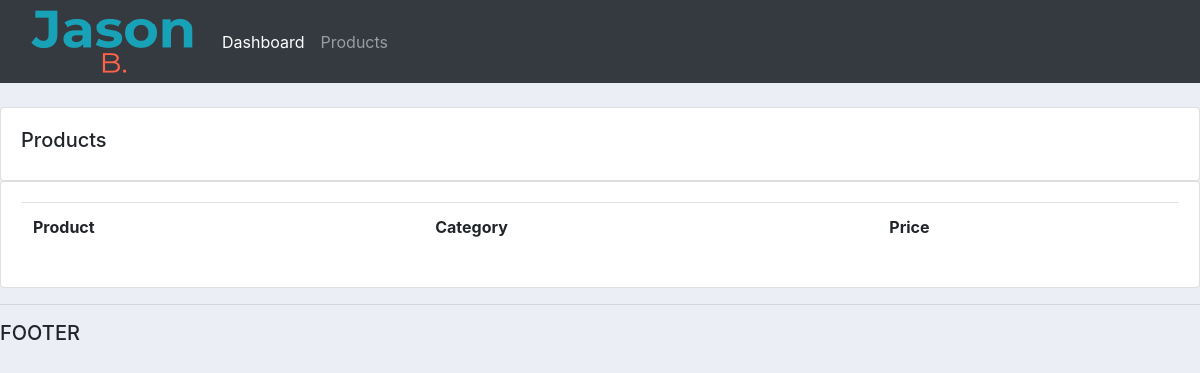
Page /accounts/products/ on the earlier database version.
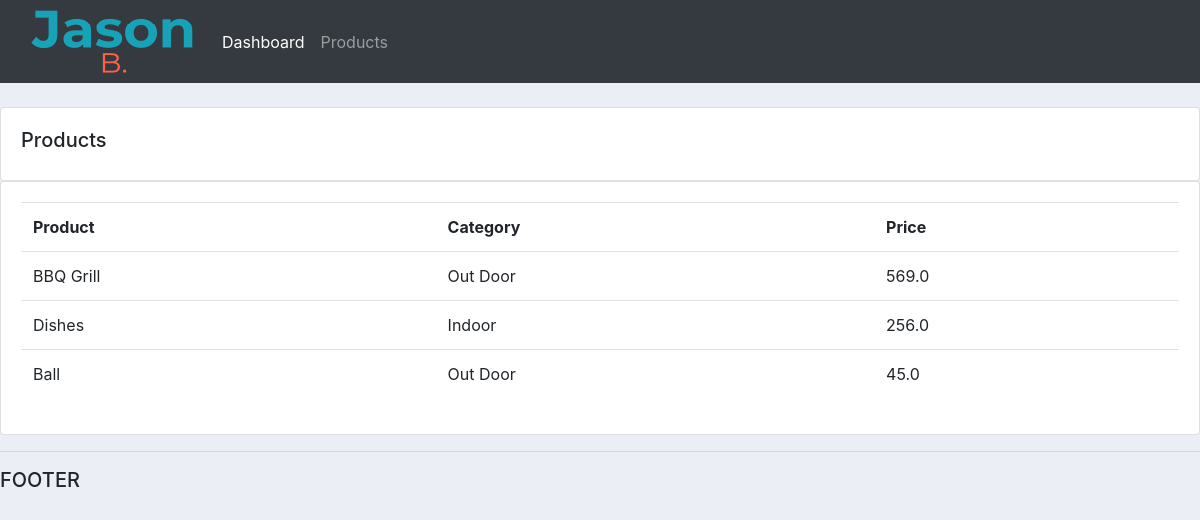
Same page on the later database version.
### accounts/models.py (models this page shows, shortened)
class Product(models.Model):
	CATEGORY = (
	 		('Indoor','Indoor'),
	 		('Out Door','Out Door'),
	 	)
	name = models.CharField(max_length = 200, null = True)
	price = models.FloatField(null = True)
	category = models.CharField(max_length = 200, null = True, choices = CATEGORY)
	description = models.CharField(max_length = 200, null = True, blank = True)
	date_created = models.DateTimeField(auto_now_add = True)
	tags = models.ManyToManyField(Tag)

### accounts/views.py (the view)
# urls.py: path('products/', views.products,name = 'products'),
def products(request):
	products = Product.objects.all()
	return render(request, 'accounts/products.html',{'products':products})

### accounts/templates/accounts/products.html
{%  extends 'accounts/main.html' %}
{% block content %}
		<br>
		<div class="row">
			<div class="col-md">
				<div class="card card-body">
					<h5>Products</h5>
				</div>
				<div class="card card-body">
					<table class="table">
						<tr>
							<th>Product</th>
							<th>Category</th>
							<th>Price</th>
						</tr>
						{%for i in products %}
							<tr>
								<td>{{i.name}}</td>
								<td>{{i.category}}</td>
								<td>{{i.price}}</td>
							</tr>
						{% endfor %}
					</table>
				</div>
			</div>
		</div>
{% endblock content %}

Differences in the rows shown:
added Product: name "BBQ Grill", category "Out Door", price "569.0"
added Product: name "Dishes", category "Indoor", price "256.0"
added Product: name "Ball", category "Out Door", price "45.0"
